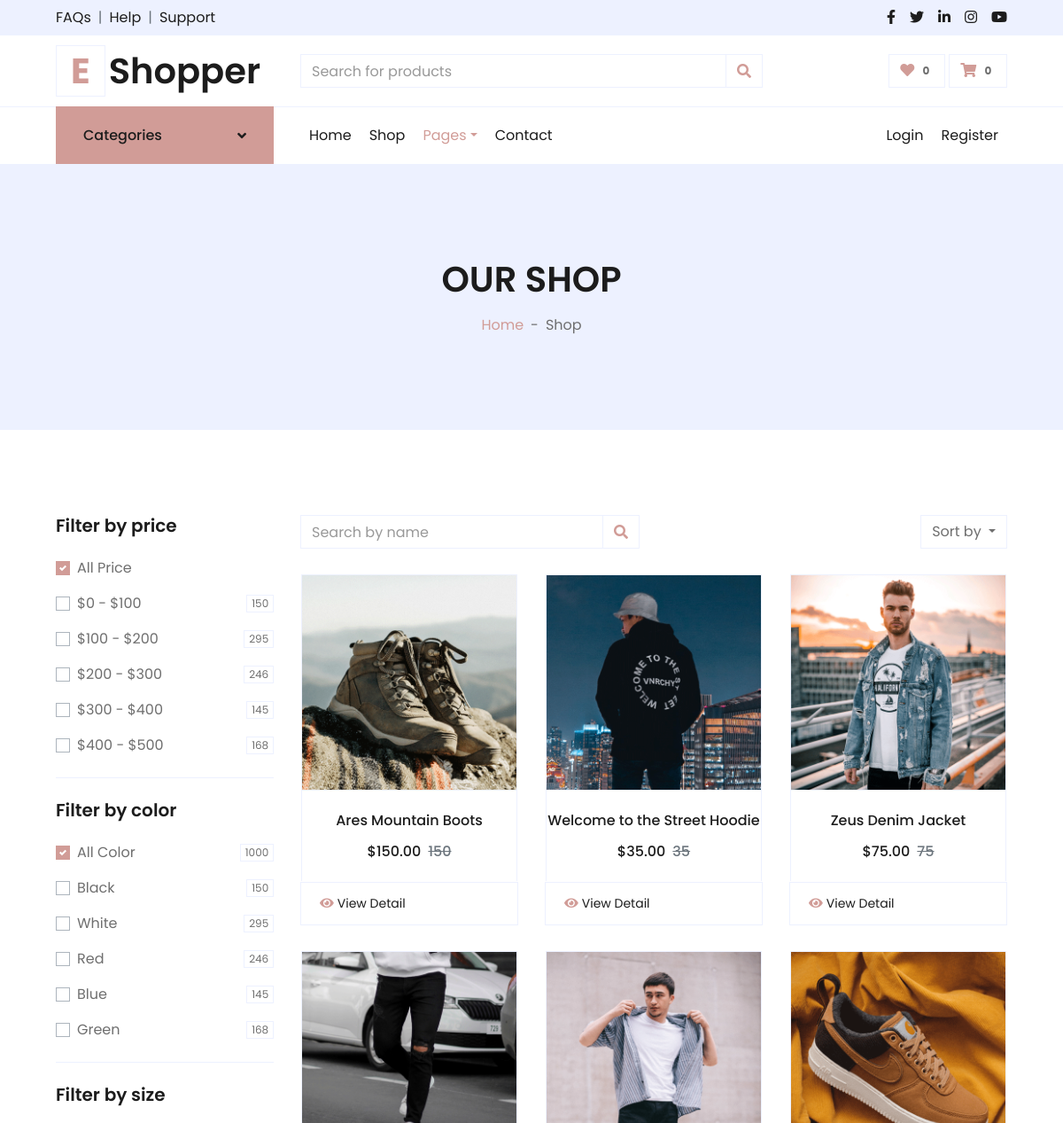
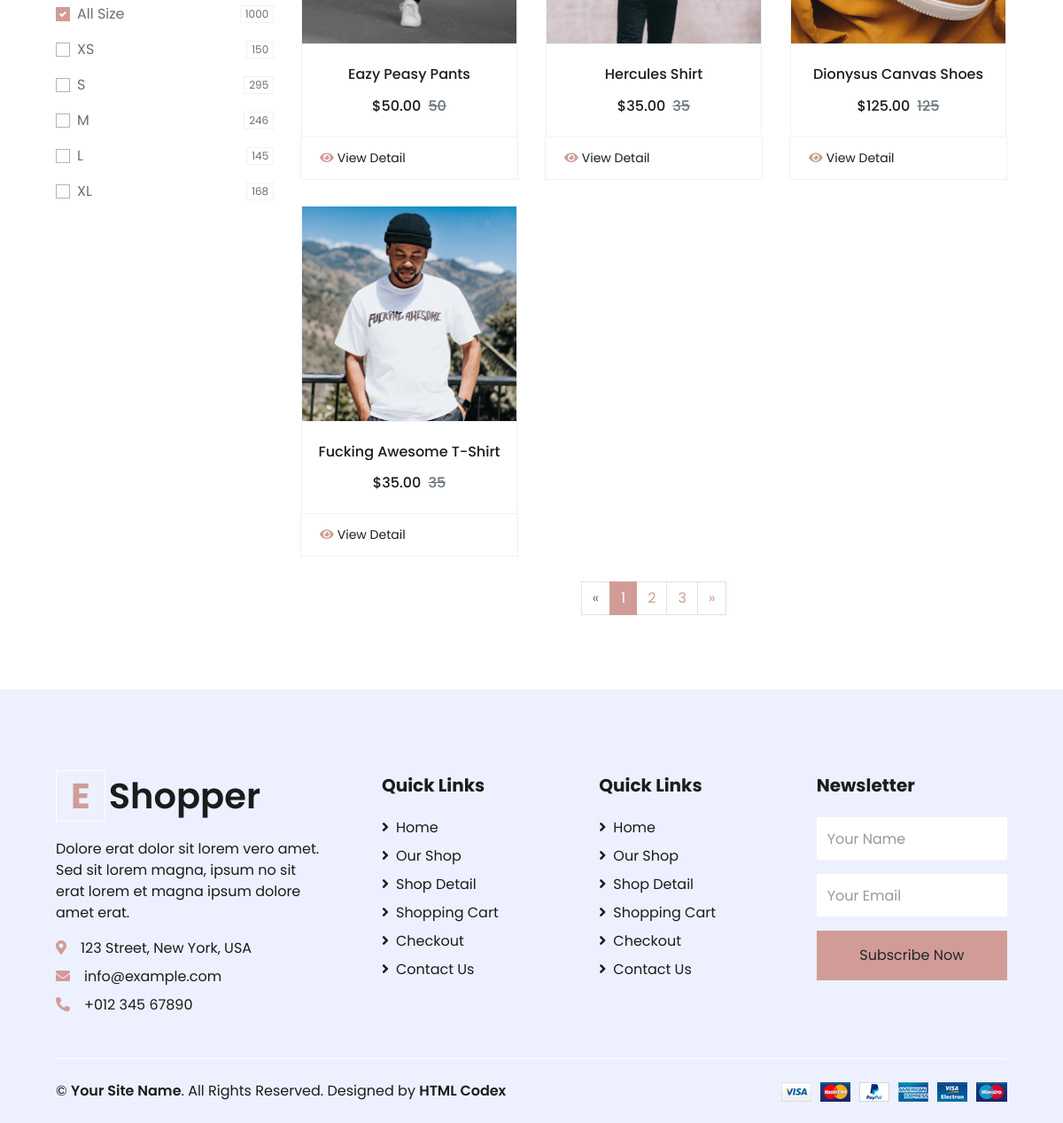
The page /products/mens-dresses on the database its author committed (2 pictures, top to bottom).
### online_shop/models.py (models this page shows, shortened)
class Product(models.Model):
    product_code = models.CharField(max_length=10)
    product_name = models.CharField(max_length=50)
    price = models.IntegerField()
    product_desc_short = models.TextField()
    product_desc_long = models.TextField()
    product_information = models.TextField()
    product_photo = models.ImageField(upload_to='product_photo', blank=True)
    categories = models.ManyToManyField(Category)
    trendy = models.BooleanField(default=False)
    new_product = models.BooleanField(default=False)

### online_shop/views.py (the view, shortened to what this page needs)
# urls.py: path('products', views.ProductsView.as_view()),
class ProductsView(View):
    def get(self, request, slug='all'):
        product = retrieve_products(slug)
        return render(request, 'online_shop/shop.html', {
            'products': product,
        })

### online_shop/context_processors.py (called while the page is built)
def check_user_logged_in(request):
    is_logged_in = request.user.is_authenticated
    return {'user_logged_in': is_logged_in}

### online_shop/views.py (called while the page is built)
def retrieve_products(slug:str) -> Product:
    if slug == 'all':
        product = Product.objects.all()
    else:
        try:
            product = Category.objects.get(slug=slug).product_set.all()
        except:
            product = []
    return product

### online_shop/templates/online_shop/shop.html (shortened to what this page needs)
{% extends 'base.html' %}
    {% block navbar %}
        {% include 'online_shop/navbar.html' %}
    {% endblock navbar %}
    {% block content %}
    <div class="container-fluid bg-secondary mb-5">
        <div class="d-flex flex-column align-items-center justify-content-center" style="min-height: 300px">
            <h1 class="font-weight-semi-bold text-uppercase mb-3">Our Shop</h1>
            <div class="d-inline-flex">
                <p class="m-0"><a href="">Home</a></p>
                <p class="m-0 px-2">-</p>
                <p class="m-0">Shop</p>
            </div>
        </div>
    </div>
    <div class="container-fluid pt-5">
        <div class="row px-xl-5">
            <div class="col-lg-3 col-md-12">
                <div class="border-bottom mb-4 pb-4">
                    <h5 class="font-weight-semi-bold mb-4">Filter by price</h5>
                    <form id="price-filter-form">
                        <div class="custom-control custom-checkbox d-flex align-items-center justify-content-between mb-3">
                            <label class="custom-control-label" for="price-all">All Price</label>
                        </div>
                        <div class="custom-control custom-checkbox d-flex align-items-center justify-content-between mb-3">
                            <label class="custom-control-label" for="price-1">$0 - $100</label>
                            <span class="badge border font-weight-normal">150</span>
                        </div>
                        <div class="custom-control custom-checkbox d-flex align-items-center justify-content-between mb-3">
                            <label class="custom-control-label" for="price-2">$100 - $200</label>
                            <span class="badge border font-weight-normal">295</span>
                        </div>
                        <div class="custom-control custom-checkbox d-flex align-items-center justify-content-between mb-3">
                            <label class="custom-control-label" for="price-3">$200 - $300</label>
                            <span class="badge border font-weight-normal">246</span>
                        </div>
                        <div class="custom-control custom-checkbox d-flex align-items-center justify-content-between mb-3">
                            <label class="custom-control-label" for="price-4">$300 - $400</label>
                            <span class="badge border font-weight-normal">145</span>
                        </div>
                        <div class="custom-control custom-checkbox d-flex align-items-center justify-content-between">
                            <label class="custom-control-label" for="price-5">$400 - $500</label>
                            <span class="badge border font-weight-normal">168</span>
                        </div>
                    </form>
                </div>
                <div class="border-bottom mb-4 pb-4">
                    <h5 class="font-weight-semi-bold mb-4">Filter by color</h5>
                    <form>
                        <div class="custom-control custom-checkbox d-flex align-items-center justify-content-between mb-3">
                            <label class="custom-control-label" for="price-all">All Color</label>
                            <span class="badge border font-weight-normal">1000</span>
                        </div>
                        <div class="custom-control custom-checkbox d-flex align-items-center justify-content-between mb-3">
                            <label class="custom-control-label" for="color-1">Black</label>
                            <span class="badge border font-weight-normal">150</span>
                        </div>
                        <div class="custom-control custom-checkbox d-flex align-items-center justify-content-between mb-3">
                            <label class="custom-control-label" for="color-2">White</label>
                            <span class="badge border font-weight-normal">295</span>
                        </div>
                        <div class="custom-control custom-checkbox d-flex align-items-center justify-content-between mb-3">
                            <label class="custom-control-label" for="color-3">Red</label>
                            <span class="badge border font-weight-normal">246</span>
                        </div>
                        <div class="custom-control custom-checkbox d-flex align-items-center justify-content-between mb-3">
                            <label class="custom-control-label" for="color-4">Blue</label>
                            <span class="badge border font-weight-normal">145</span>
                        </div>
                        <div class="custom-control custom-checkbox d-flex align-items-center justify-content-between">
                            <label class="custom-control-label" for="color-5">Green</label>
                            <span class="badge border font-weight-normal">168</span>
                        </div>
                    </form>
                </div>
                <div class="mb-5">
                    <h5 class="font-weight-semi-bold mb-4">Filter by size</h5>
                    <form>
                        <div class="custom-control custom-checkbox d-flex align-items-center justify-content-between mb-3">
                            <label class="custom-control-label" for="size-all">All Size</label>
                            <span class="badge border font-weight-normal">1000</span>
                        </div>
                        <div class="custom-control custom-checkbox d-flex align-items-center justify-content-between mb-3">
                            <label class="custom-control-label" for="size-1">XS</label>
                            <span class="badge border font-weight-normal">150</span>
                        </div>
                        <div class="custom-control custom-checkbox d-flex align-items-center justify-content-between mb-3">
                            <label class="custom-control-label" for="size-2">S</label>
                            <span class="badge border font-weight-normal">295</span>
                        </div>
                        <div class="custom-control custom-checkbox d-flex align-items-center justify-content-between mb-3">
                            <label class="custom-control-label" for="size-3">M</label>
                            <span class="badge border font-weight-normal">246</span>
                        </div>
                        <div class="custom-control custom-checkbox d-flex align-items-center justify-content-between mb-3">
                            <label class="custom-control-label" for="size-4">L</label>
                            <span class="badge border font-weight-normal">145</span>
                        </div>
                        <div class="custom-control custom-checkbox d-flex align-items-center justify-content-between">
                            <label class="custom-control-label" for="size-5">XL</label>
                            <span class="badge border font-weight-normal">168</span>
                        </div>
                    </form>
                </div>
            </div>
            <div class="col-lg-9 col-md-12" id="products-container">
                {% if products %}
                <div class="row pb-3">
                    <div class="col-12 pb-1">
                        <div class="d-flex align-items-center justify-content-between mb-4">
                            <form action="">
                                <div class="input-group">
                                    <input type="text" class="form-control" placeholder="Search by name">
                                    <div class="input-group-append">
                                        <span class="input-group-text bg-transparent text-primary">
                                            <i class="fa fa-search"></i>
                                        </span>
                                    </div>
                                </div>
                            </form>
                            <div class="dropdown ml-4">
                                <button class="btn border dropdown-toggle" type="button" id="triggerId" data-toggle="dropdown" aria-haspopup="true"
                                        aria-expanded="false">
                                            Sort by
                                        </button>
                            </div>
                        </div>
                    </div>
                        {% for product in products %}
                        <div class="col-lg-4 col-md-6 col-sm-12 pb-1">
                            {% include 'online_shop/product_card.html' %}
                        </div>
                        {% endfor %}
                    <div class="col-12 pb-1">
                        <nav aria-label="Page navigation">
                          <ul class="pagination justify-content-center mb-3">
                            <li class="page-item disabled">
                              <a class="page-link" href="#" aria-label="Previous">
                                <span aria-hidden="true">&laquo;</span>
                              </a>
                            </li>
                            <li class="page-item active"><a class="page-link" href="#">1</a></li>
                            <li class="page-item"><a class="page-link" href="#">2</a></li>
                            <li class="page-item"><a class="page-link" href="#">3</a></li>
                            <li class="page-item">
                              <a class="page-link" href="#" aria-label="Next">
                                <span aria-hidden="true">&raquo;</span>
                              </a>
                            </li>
                          </ul>
                        </nav>
                    </div>
                </div>
                {% else %}
                    {% include 'online_shop/no_products.html' %}
                {% endif %}
            </div>
        </div>
    </div>
    {% endblock content %}

### online_shop/templates/online_shop/product_card.html (shortened to what this page needs)
{% load static %}
<div class="card product-item border-0 mb-4">
    <a href="{% url 'product-detail' product.id %}" class="btn btn-sm text-dark p-0">
        <div class="card-header product-img position-relative overflow-hidden bg-transparent border p-0">
            <img class="img-fluid w-100" src="{{product.product_photo.url}}" alt="{{product.product_name}}">
        </div>
        <div class="card-body border-left border-right text-center p-0 pt-4 pb-3">
            <h6 class="text-truncate mb-3">{{product.product_name}}</h6>
            <div class="d-flex justify-content-center">
                <h6>${{product.price}}.00</h6><h6 class="text-muted ml-2"><del>{{product.price}}</del></h6>
            </div>
        </div>
    </a>
    <div class="card-footer d-flex justify-content-between bg-light border">
        <a href="{% url 'product-detail' product.id %}" class="btn btn-sm text-dark p-0"><i class="fas fa-eye text-primary mr-1"></i>View Detail</a>
    </div>
</div>

### rows shown on the page
Product: product_photo (picture), product_name "Ares Mountain Boots", price "150"
Product: product_photo (picture), product_name "Welcome to the Street Hoodie", price "35"
Product: product_photo (picture), product_name "Zeus Denim Jacket", price "75"
Product: product_photo (picture), product_name "Eazy Peasy Pants", price "50"
Product: product_photo (picture), product_name "Hercules Shirt", price "35"
Product: product_photo (picture), product_name "Dionysus Canvas Shoes", price "125"
Product: product_photo (picture), product_name "Fucking Awesome T-Shirt", price "35"
